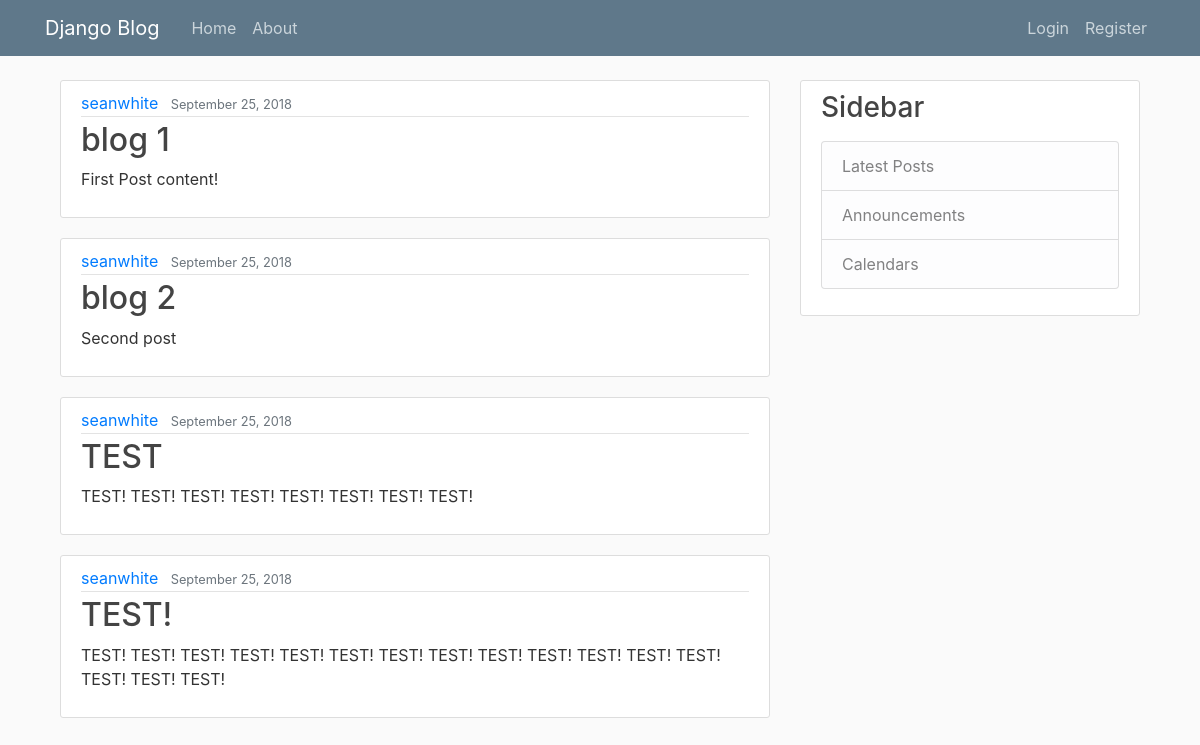
The page / on the database its author committed.
### blog/models.py (models this page shows, shortened)
class Post(models.Model):
  title = models.CharField(max_length=100)
  content = models.TextField()
  date_posted = models.DateTimeField(default=timezone.now)
  author = models.ForeignKey(User, on_delete=models.CASCADE)

### blog/views.py (the view)
# urls.py: path('', views.home, name='blog-home'),
def home(request):
  context = {
    'posts': Post.objects.all
  }
  return render(request, 'blog/home.html', context)

### blog/templates/blog/home.html
{% extends 'blog/base.html'%}
  {% block content%}
    {% for post in posts %}
    <article class="media content-section">
        <div class="media-body">
          <div class="article-metadata">
            <a class="mr-2" href="#">{{ post.author }}</a>
            <small class="text-muted">{{ post.date_posted|date:'F d, Y' }}</small>
          </div>
          <h2><a class="article-title" href="#">{{ post.title }}</a></h2>
          <p class="article-content">{{ post.content }}</p>
        </div>
      </article>
    {% endfor %}
  {% endblock content%}

### blog/templates/blog/base.html (shortened to what this page needs)
{% load static%}
<!doctype html>
<html lang="en">
  <head>
    <link rel="stylesheet" href="https://maxcdn.bootstrapcdn.com/bootstrap/4.0.0/css/bootstrap.min.css">
    <link rel="stylesheet" href="{% static 'blog/main.css' %}">
  </head>
  <body>
      <header class="site-header">
          <nav class="navbar navbar-expand-md navbar-dark bg-steel fixed-top">
            <div class="container">
              <a class="navbar-brand mr-4" href="{% url 'blog-home' %}">Django Blog</a>
              <div class="collapse navbar-collapse" id="navbarToggle">
                <div class="navbar-nav mr-auto">
                  <a class="nav-item nav-link" href="{% url 'blog-home' %}">Home</a>
                  <a class="nav-item nav-link" href="{% url 'blog-about' %}">About</a>
                </div>
                <div class="navbar-nav">
                  {% if user.is_authenticated %}
                  <a class="nav-item nav-link" href="{% url 'profile' %}">Profile</a>
                    <a class="nav-item nav-link" href="{% url 'logout' %}">Logout</a>
                  {% else %}
                    <a class="nav-item nav-link" href="{% url 'login' %}">Login</a>
                    <a class="nav-item nav-link" href="{% url 'register' %}">Register</a>
                  {% endif %}
                </div>
              </div>
            </div>
          </nav>
      </header>
    <div class="container">
        <main role="main" class="container">
          <div class="row">
            <div class="col-md-8">
              {% block content %}{% endblock %}
            </div>
            <div class="col-md-4">
              <div class="content-section">
                <h3>Sidebar</h3>
                <p class='text-muted'>
                  <ul class="list-group">
                    <li class="list-group-item list-group-item-light">Latest Posts</li>
                    <li class="list-group-item list-group-item-light">Announcements</li>
                    <li class="list-group-item list-group-item-light">Calendars</li>
                  </ul>
                </p>
              </div>
            </div>
          </div>
        </main>
    </div>
  </body>
</html>

### blog/static/blog/main.css (style rules this page uses)
body { background: #fafafa; color: #333333; margin-top: 5rem; }
h1, h2, h3, h4, h5, h6 { color: #444444; }
ul { margin: 0; }
.bg-steel { background-color: #5f788a; }
.site-header .navbar-nav .nav-link { color: #cbd5db; }
.content-section { background: #ffffff; padding: 10px 20px; border: 1px solid #dddddd; border-radius: 3px; margin-bottom: 20px; }
.article-title { color: #444444; }
.article-content { white-space: pre-line; }
.article-metadata { padding-bottom: 1px; margin-bottom: 4px; border-bottom: 1px solid #e3e3e3 }

### rows shown on the page
Post: author "seanwhite", date_posted "September 25, 2018", title "blog 1", content "First Post content!"
Post: author "seanwhite", date_posted "September 25, 2018", title "blog 2", content "Second post"
Post: author "seanwhite", date_posted "September 25, 2018", title "TEST", content "TEST! TEST! TEST! TEST! TEST! TEST! TEST! TEST!"
Post: author "seanwhite", date_posted "September 25, 2018", title "TEST!", content "TEST! TEST! TEST! TEST! TEST! TEST! TEST! TEST! TEST! TEST! TEST! TEST! TEST! TEST! TEST! TEST!"
